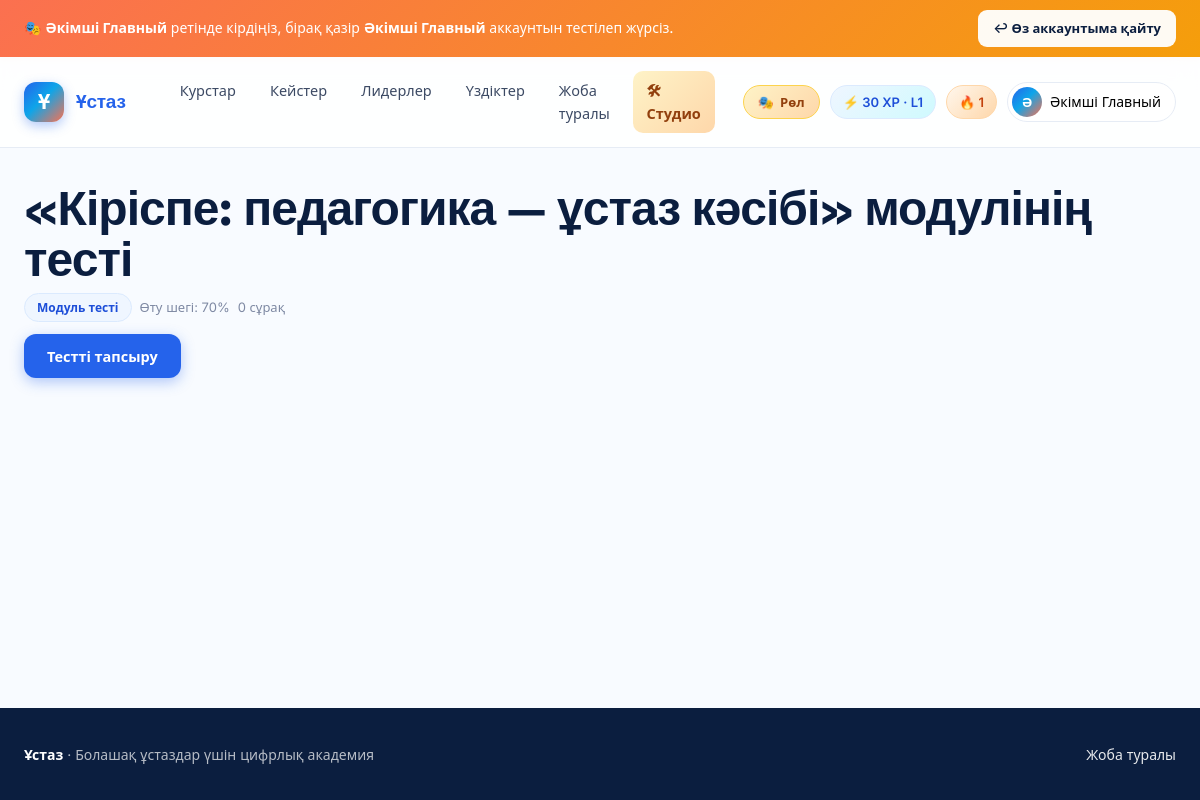
/assessments/attempt/5/ (signed in), run on the app's committed database.
### accounts/models.py (models this page shows, shortened)
class User(AbstractUser):
    class Role(models.TextChoices):
        STUDENT = "student", "Студент"
        METHODIST = "methodist", "Методист"
        ADMIN = "admin", "Әкімші"
    email = models.EmailField(blank=True)
    role = models.CharField(max_length=16, choices=Role.choices, default=Role.STUDENT)
    avatar = models.ImageField(upload_to="avatars/", blank=True, null=True)
    bio = models.TextField(blank=True)
    university = models.ForeignKey(
        University, on_delete=models.SET_NULL, null=True, blank=True, related_name="students"
    )
    region = models.ForeignKey(
        Region, on_delete=models.SET_NULL, null=True, blank=True, related_name="users"
    )
    specialty = models.ForeignKey(
        Specialty, on_delete=models.SET_NULL, null=True, blank=True, related_name="users"
    )
    year_of_study = models.PositiveSmallIntegerField(null=True, blank=True)
    locale = models.CharField(max_length=8, default="kk")
    is_profile_public = models.BooleanField(default=True)
    last_seen = models.DateTimeField(null=True, blank=True)
    REQUIRED_FIELDS = []
    @property
    def display_name(self):
        return self.get_full_name() or self.username

### gamification/models.py (models this page shows, shortened)
class Profile(models.Model):
    user = models.OneToOneField(
        settings.AUTH_USER_MODEL, on_delete=models.CASCADE, related_name="gprofile"
    )
    xp = models.PositiveIntegerField(default=0)
    level = models.PositiveSmallIntegerField(default=1)
    weekly_xp = models.PositiveIntegerField(default=0)
    monthly_xp = models.PositiveIntegerField(default=0)
    last_week_reset = models.DateField(null=True, blank=True)
    last_month_reset = models.DateField(null=True, blank=True)

class Streak(models.Model):
    user = models.OneToOneField(
        settings.AUTH_USER_MODEL, on_delete=models.CASCADE, related_name="streak"
    )
    current = models.PositiveIntegerField(default=0)
    longest = models.PositiveIntegerField(default=0)
    last_activity_date = models.DateField(null=True, blank=True)
    freezes_available = models.PositiveSmallIntegerField(default=2)
    freezes_used_month = models.PositiveSmallIntegerField(default=0)
    month_marker = models.DateField(null=True, blank=True)

### assessments/models.py (models this page shows, shortened)
class Quiz(models.Model):
    class Kind(models.TextChoices):
        MODULE = "module", "Модуль тесті"
        FINAL = "final", "Финалдық емтихан"
    course = models.ForeignKey(Course, on_delete=models.CASCADE, related_name="quizzes")
    module = models.OneToOneField(
        Module, on_delete=models.CASCADE, null=True, blank=True, related_name="quiz"
    )
    kind = models.CharField(max_length=16, choices=Kind.choices, default=Kind.MODULE)
    title = models.CharField(max_length=255)
    description = models.TextField(blank=True)
    time_limit_minutes = models.PositiveIntegerField(default=0, help_text="0 = шектеусіз")
    pass_pct = models.PositiveSmallIntegerField(default=70)
    cooldown_minutes = models.PositiveIntegerField(default=30)
    question_count_override = models.PositiveIntegerField(
        default=0, help_text="0 = барлық сұрақтар; әйтпесе кездейсоқ N таңдалады"
    )
    is_published = models.BooleanField(default=True)
    class Meta:
        ordering = ["course", "kind"]
        verbose_name_plural = "Quizzes"

### assessments/views.py (the view, shortened to what this page needs)
# urls.py: path("attempt/<int:attempt_id>/", views.attempt_take, name="attempt_take"),
@login_required
def attempt_take(request, attempt_id):
    attempt = get_object_or_404(Attempt, pk=attempt_id, user=request.user)
    if attempt.status != Attempt.Status.IN_PROGRESS:
        return redirect("assessments:attempt_result", attempt_id=attempt.id)
    from .models import Question
    questions = list(
        Question.objects.filter(id__in=attempt.questions_snapshot)
        .prefetch_related("choices")
    )
    qid_index = {qid: i for i, qid in enumerate(attempt.questions_snapshot)}
    questions.sort(key=lambda q: qid_index.get(q.id, 0))
    return render(
        request,
        "assessments/attempt_take.html",
        {"attempt": attempt, "questions": questions, "quiz": attempt.quiz},
    )

### assessments/models.py (called while the page is built)
    @property
    def deadline(self):
        if not self.quiz.time_limit_minutes:
            return None
        return self.started_at + timezone.timedelta(minutes=self.quiz.time_limit_minutes)

### templates/assessments/attempt_take.html (shortened to what this page needs)
{% extends "base.html" %}
{% block content %}
<div class="container" x-data="quizTimer({
    deadline: '{% if attempt.deadline %}{{ attempt.deadline|date:'c' }}{% endif %}',
    submitUrl: '{% url 'assessments:attempt_submit' attempt.id %}'
})">
  <div style="display:flex; justify-content:space-between; align-items:flex-start; gap:16px; flex-wrap:wrap;">
    <div>
      <h1 style="margin:0;">{{ quiz.title }}</h1>
      <div class="course-meta" style="margin-top: 8px;">
        <span class="pill">{{ quiz.get_kind_display }}</span>
        <span class="muted">Өту шегі: {{ quiz.pass_pct }}%</span>
        <span class="muted">{{ questions|length }} сұрақ</span>
      </div>
    </div>
  </div>
  <form method="post" action="{% url 'assessments:attempt_submit' attempt.id %}">
    <button class="btn btn-primary">Тестті тапсыру</button>
  </form>
</div>
{% endblock %}

### templates/base.html (shortened to what this page needs)
{% load static humanize %}<!DOCTYPE html>
<html lang="kk">
<head>
<link rel="stylesheet" href="{% static 'css/app.css' %}">
</head>
<body class="bg-cream">
{% if IMPERSONATING %}
<div class="impersonate-bar">
  <div class="container impersonate-inner">
    <span>
      🎭 <strong>{{ IMPERSONATOR.display_name }}</strong> ретінде кірдіңіз,
      бірақ қазір <strong>{{ user.display_name }}</strong> аккаунтын тестілеп жүрсіз.
    </span>
    <a class="btn btn-sm btn-ghost" href="{% url 'accounts:exit_become' %}">↩ Өз аккаунтыма қайту</a>
  </div>
</div>
{% endif %}
<header class="topbar" x-data="{mobileOpen: false}">
  <div class="container topbar-inner">
    <a href="{% url 'core:landing' %}" class="brand">
      <span class="brand-mark">Ұ</span>
      <span class="brand-name">{{ PLATFORM_NAME }}</span>
    </a>
    <nav class="nav" :class="{'is-open': mobileOpen}" @click="mobileOpen = false">
      <a href="{% url 'courses:catalog' %}">Курстар</a>
      <a href="{% url 'assessments:cases' %}">Кейстер</a>
      <a href="{% url 'gamification:leaderboard' %}">Лидерлер</a>
      <a href="{% url 'social:best_solutions' %}">Үздіктер</a>
      <a href="{% url 'core:about' %}">Жоба туралы</a>
      {% if user.is_staff %}<a href="{% url 'courses:studio_dashboard' %}" class="nav-studio">🛠 Студио</a>{% endif %}
    </nav>
    <div class="nav-right">
      {% if ROLE_SWITCHER_USERS %}
        <div class="usermenu" x-data="{open:false}">
          <button class="role-switcher-btn" @click="open=!open" title="Тестілеу үшін рөл ауыстыру">
            🎭 <span class="role-switcher-label">Рөл</span>
          </button>
        </div>
      {% endif %}
      {% if user.is_authenticated %}
        {% if user.gprofile %}<span class="xp-pill">⚡ {{ user.gprofile.xp|intcomma }} XP · L{{ user.gprofile.level }}</span>{% endif %}
        {% if user.streak %}<span class="streak-pill">🔥 {{ user.streak.current }}</span>{% endif %}
        <div class="usermenu" x-data="{open:false}">
          <button class="usermenu-btn" @click="open=!open">
            {% if user.avatar %}<img src="{{ user.avatar.url }}" alt="">{% else %}<span class="avatar-fallback">{{ user.display_name|slice:":1"|upper }}</span>{% endif %}
            <span>{{ user.display_name }}</span>
          </button>
        </div>
      {% else %}
        <a class="btn btn-ghost" href="{% url 'accounts:login' %}">Кіру</a>
        <a class="btn btn-primary" href="{% url 'accounts:signup' %}">Тіркелу</a>
      {% endif %}
    </div>
  </div>
</header>
<main class="main">
  {% block content %}{% endblock %}
</main>
<footer class="footer">
  <div class="container footer-inner">
    <div>
      <strong>{{ PLATFORM_NAME }}</strong> · {{ PLATFORM_TAGLINE }}
    </div>
    <div>
      <a href="{% url 'core:about' %}">Жоба туралы</a>
    </div>
  </div>
</footer>
</body>
</html>

### data on the page
User: display_name "Әкімші Главный", gprofile.xp "30", gprofile.level "1", streak.current "1", display_name "Ә"
Quiz: title "«Кіріспе: педагогика — ұстаз кәсібі» модулінің тесті", kind "Модуль тесті", pass_pct "70"

### other printed values
{{ PLATFORM_NAME }} "Ұстаз"
{{ questions|length }} "0"
{{ PLATFORM_TAGLINE }} "Болашақ ұстаздар үшін цифрлық академия"
